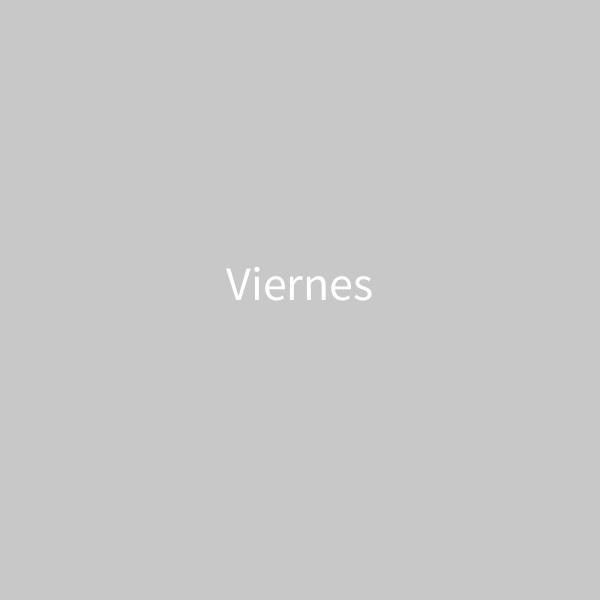
Frame 1 (no input)
Frame 60 (the mouse pressed at the canvas centre just before this capture): identical to frame 1, image omitted
Frame 120 (the mouse held since frame 60 and released just before this capture): identical to frame 1, image omitted

The Processing sketch that drew this single still picture (run headless with seeded random() and noise(); from frame 60 on, the mouse is pressed at the canvas centre):

// Processing sketch: dia_de_la_semana
// ── dia_de_la_semana.pde
// importa algo sobre fechas desde Java
import java.util.Date;
// numero variable de 0 a 6 (domingo a lunes)
int diaDeLaSemana;

// Array (cadena) con los nombres de los día en Castellano
String[] nombreDias = { 
  "Domingo", "Lunes", "Martes", "Míercoles", "Jueves", 
  "Viernes", "Sabado"
};

void setup() {
  size(600, 600);
  
  // obtiene en dia de la semana (como numero)
  diaDeLaSemana = new Date().getDay();
}

void draw() {
  background(200);
  
  textAlign(CENTER);
  textSize(48);
  
  // el texto correspondiente al día de hoy
  // nombreDias[0] >> es domingo
  // nombreDias[5] >> es viernes
  // mientras que hoy es ...
  String hoyEs = nombreDias[diaDeLaSemana];

  text(hoyEs, 300,300);
  
  //println(nombreDias[diaDeLaSemana]);
  //println(diaDeLaSemana);
}
